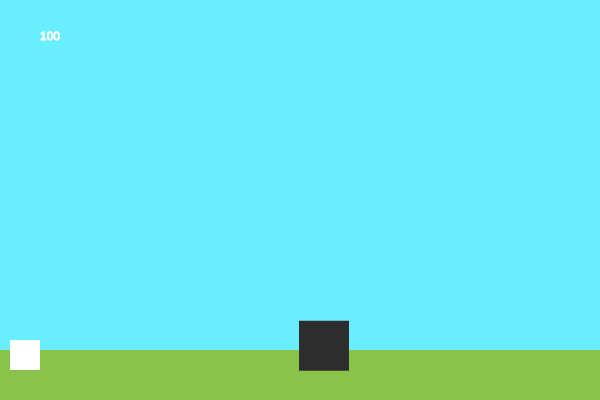
Frame 1 (no input)
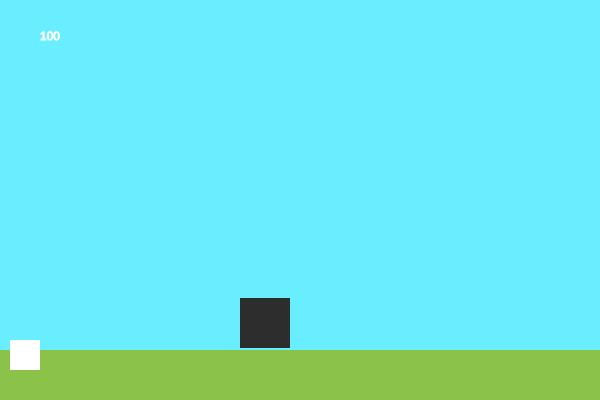
Frame 60 (no input)
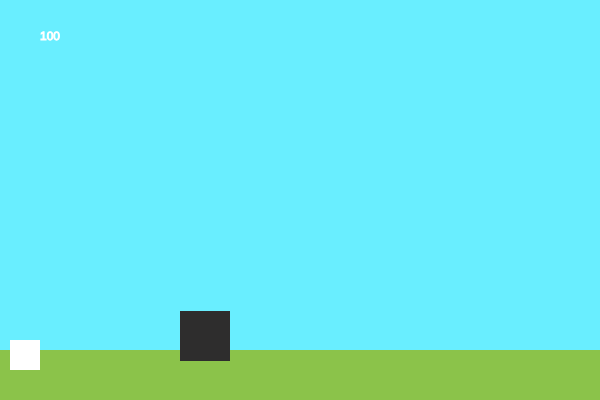
Frame 120 (the mouse pressed at the canvas centre since frame 60)

The p5.js sketch that drew these frames (run headless with seeded random() and noise() and a simulated clock; from frame 60 on, the mouse is pressed at the canvas centre):

// p5.js sketch
// ── sketch.js
var goosePos = 10;
let goosePosY = 340;
var twX = 300;
var twY = 320;
var twJump = true;
var knife = 0;
var knifeX = 0;
var knifeY = 0;
var gravity = 0;
var jumping = false;
var jump = 20;
var healthBar = 100;
var knifeLeft = 7

function setup() {
  createCanvas(600, 400);
}

function draw() {
  // Controls Goose Position
  if (keyIsDown(LEFT_ARROW)) {
    goosePos = goosePos - 2.5;
  }

  if (keyIsDown(RIGHT_ARROW)) {
    goosePos = goosePos + 2.5;
  }

  // Knife functionality
  if (knife > 600) {
    knife = "n/a";
  }
  if (keyIsDown(76)) {
    for (let i = 0; i < 2.5; i = i + 0.25) {
      knifeX = 40;
      knifeY = 10;
      knife = knife + 0.75;
    }
  }
  if (knifeLeft === 0){
    knife = "n/a"
  }

  if (knife > twX - 20 && knife < twX - 10) {
    twX = 650;
    knife = goosePos;
    healthBar = healthBar + 25;
    knifeLeft--
  }

  if (healthBar > 100) {
    healthBar = 100;
  }
  // makes sure the goose don't get too high

  if (goosePosY < 340) {
    goosePosY = goosePosY + 0.8;
  }

  // giving the trash legs
  twX = twX - 1;

  // trash jump
  if (twY > 322) {
    twY = twY - 35;
  }
  if (twY < 340) {
    twY = twY + 0.8;
  }

  // boring stuff that I don't care about but should
  frameRate(60);
  background("#69EEFF");

  //floor
  noStroke();
  fill("#8BC34A");
  rect(0, 350, 600, 50);
  noFill();

  // health bar
  fill("white");
  stroke("white");
  text(healthBar, 40, 40);
  noStroke();

  // trash warriors
  fill("rgb(46,45,45)");
  rect(twX, twY, 50, 50);

  // violent flying objects
  fill("red");
  rect(knife, goosePosY, knifeX, knifeY);

  // goose
  fill("white");
  rect(goosePos, goosePosY, 30, 30);

  if (jumping == true) {
    if (goosePosY > 340) {
      if (jump < 1) {
        jump = 20;
        jumping = false;
      }
    }
    goosePosY = goosePosY - jump;
    jump = jump - 2;
  }

  // healthbar functionality
  if (twX < goosePos + 60 && twX + 60 > goosePos) {
    healthBar = healthBar - 1;
  }
}

// The goose jumps higher than a kindergartener who had 1 grain of sugar
function keyPressed() {
  if (keyCode == UP_ARROW) {
    jumping = true;
  }
}

function keyReleased() {
  if (keyCode == 76) {
    knife = goosePos
  }
} 
